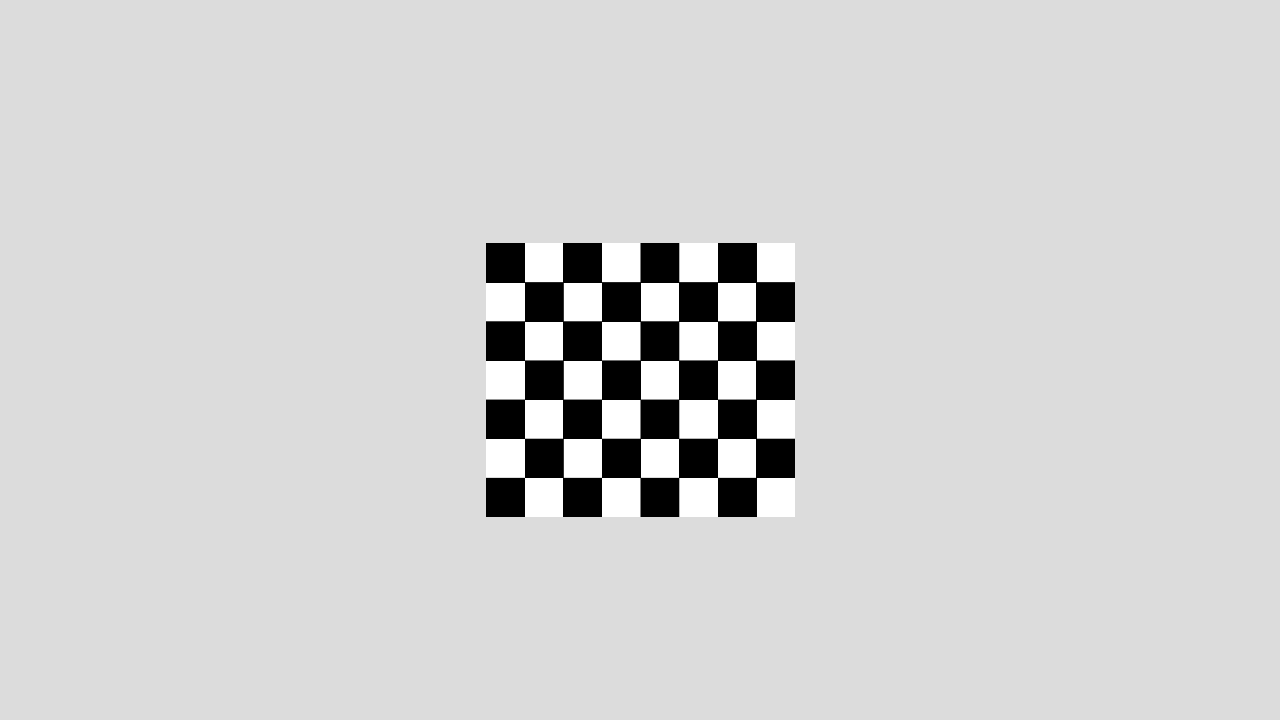
#> input picture aula_16_Calibracao/exemplos_em_python/dados_sinteticos/calib_01.png, 1280 x 720 px
$ python 06_grabcut_roi.py --imagem ../../aula_16_Calibracao/exemplos_em_python/dados_sinteticos/calib_01.png
#> lines starting #> are read from the running program, lines starting #| are printed output that depends on the picture; after the words box and inside, x2 and y2 are one past the last pixel; in counts of white or black regions, pixels touching at a corner belong together
"""Exemplo 06 — Segmentação de primeiro plano com GrabCut.

O retângulo inicial deve conter o objeto e uma pequena borda de fundo.
Uso: python exemplos/06_grabcut_roi.py --imagem dados/gerados/cena.png
"""

from __future__ import annotations

import argparse

import cv2
import numpy as np


def main() -> None:
    parser = argparse.ArgumentParser()
    parser.add_argument("--imagem", default="dados/gerados/cena.png")
    parser.add_argument("--x", type=int, default=45)
    parser.add_argument("--y", type=int, default=65)
    parser.add_argument("--largura", type=int, default=225)
    parser.add_argument("--altura", type=int, default=210)
    parser.add_argument("--iteracoes", type=int, default=5)
    args = parser.parse_args()

    imagem = cv2.imread(args.imagem)
#> imagem is the input picture: shape (720, 1280, 3); min 0, max 255, mean 211.3
    if imagem is None:
        raise FileNotFoundError(args.imagem)

    mascara = np.zeros(imagem.shape[:2], np.uint8)
    modelo_fundo = np.zeros((1, 65), np.float64)
    modelo_frente = np.zeros((1, 65), np.float64)
    retangulo = (args.x, args.y, args.largura, args.altura)

    cv2.grabCut(
        imagem,
        mascara,
        retangulo,
        modelo_fundo,
        modelo_frente,
        args.iteracoes,
        cv2.GC_INIT_WITH_RECT,
    )
    frente = np.where(
        (mascara == cv2.GC_FGD) | (mascara == cv2.GC_PR_FGD), 1, 0
    ).astype("uint8")
    resultado = imagem * frente[:, :, np.newaxis]
#> resultado: shape (720, 1280, 3); every value is 0

    cv2.imwrite("dados/gerados/mascara_grabcut.png", frente * 255)
    cv2.imwrite("dados/gerados/resultado_grabcut.png", resultado)
    print("Classes da máscara:", dict(zip(*np.unique(mascara, return_counts=True))))
#| Classes da máscara: {0: 874350, 2: 47250}
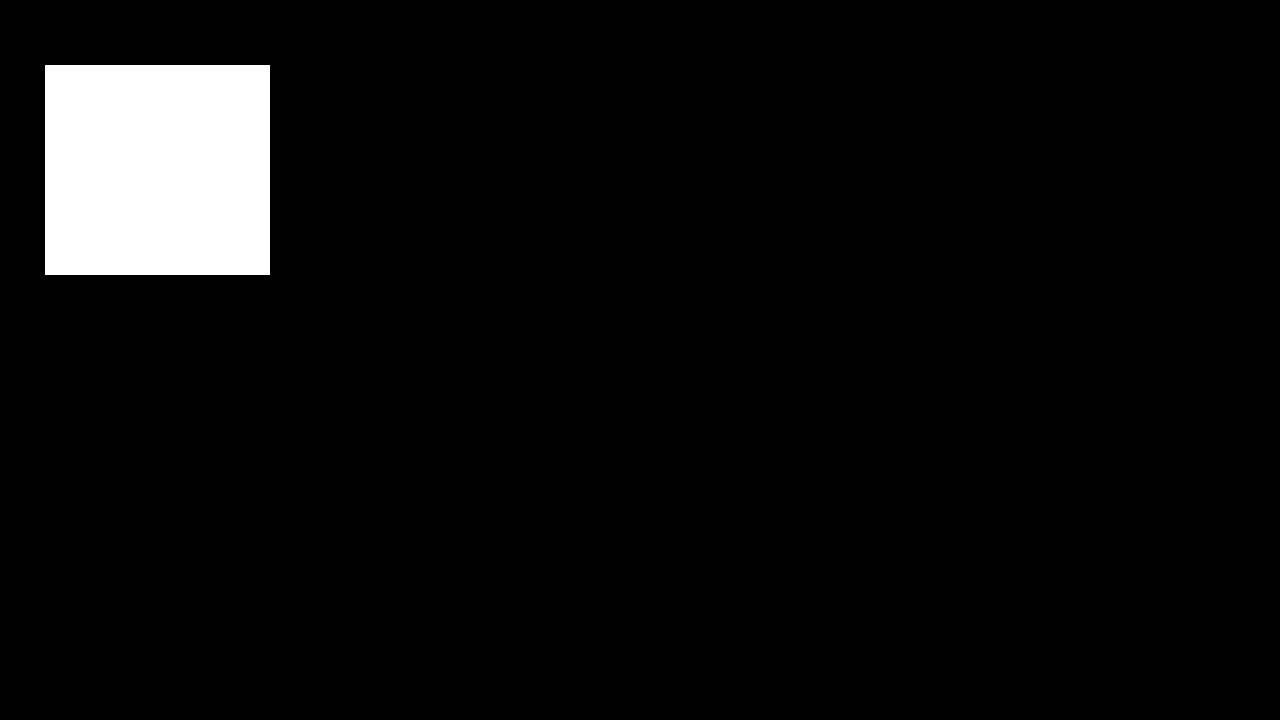
#> mascara: shape (720, 1280); values 0 (black) and 2 (white), 5.1% white; 1 white region, box (x1, y1, x2, y2) and area: (45, 65, 270, 275) 47250
    cv2.imshow("GrabCut", np.hstack([imagem, resultado]))
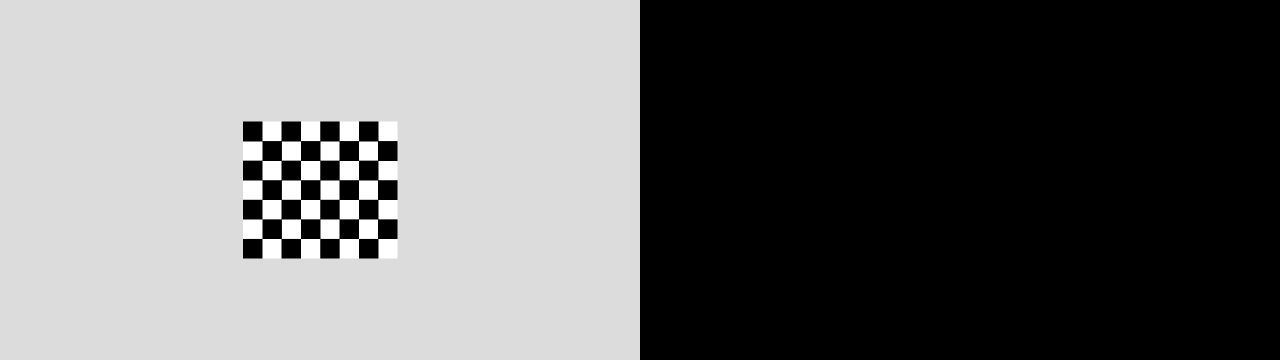
#> window 'GrabCut': shape (720, 2560, 3) (shown at 1/2 size); min 0, max 255, mean 105.6
    cv2.waitKey(0)
    cv2.destroyAllWindows()


if __name__ == "__main__":
    main()

$ run again, on aula_16_Calibracao/exemplos_em_python/dados_sinteticos/calib_05.png
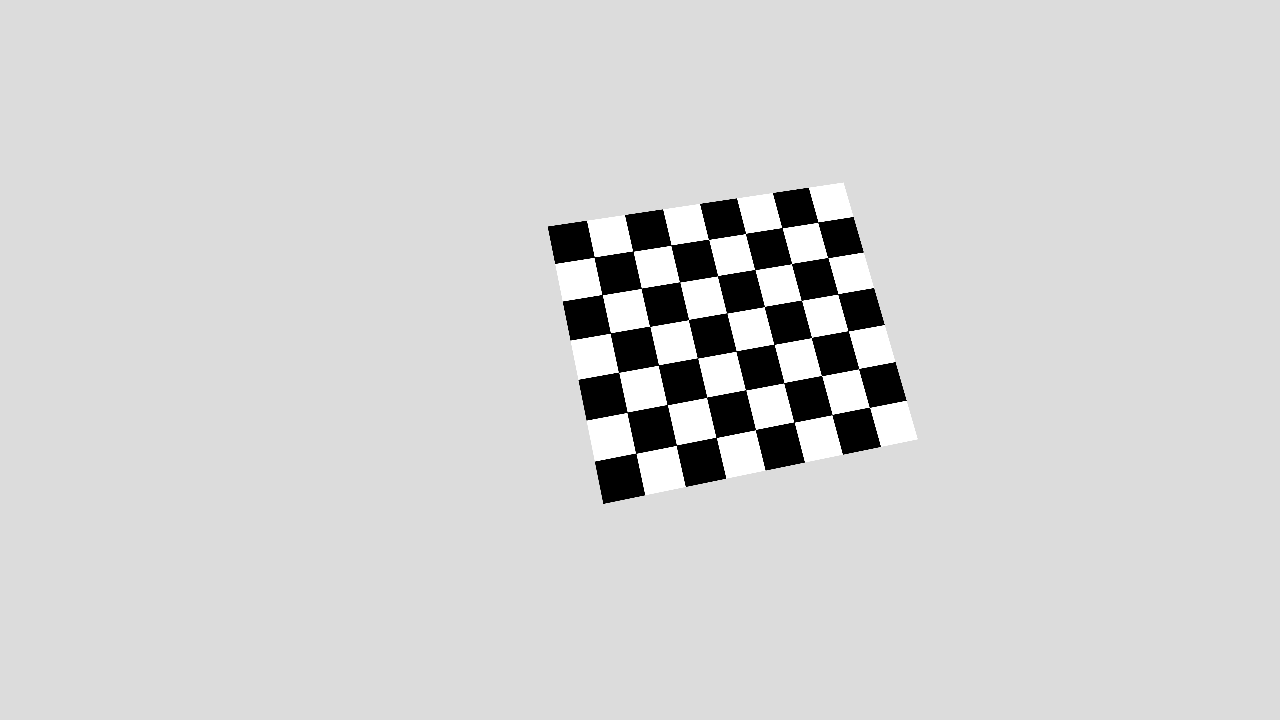
#> input picture aula_16_Calibracao/exemplos_em_python/dados_sinteticos/calib_05.png, 1280 x 720 px
#> in main, imagem is the input picture: shape (720, 1280, 3); min 0, max 255, mean 211.3
#> resultado: shape (720, 1280, 3); every value is 0
#| Classes da máscara: {0: 874350, 2: 47250}
#> mascara: shape (720, 1280); values 0 (black) and 2 (white), 5.1% white; 1 white region, box (x1, y1, x2, y2) and area: (45, 65, 270, 275) 47250
#> in main, `cv2.imshow("GrabCut", np.hstack([imagem, resultado]))`:
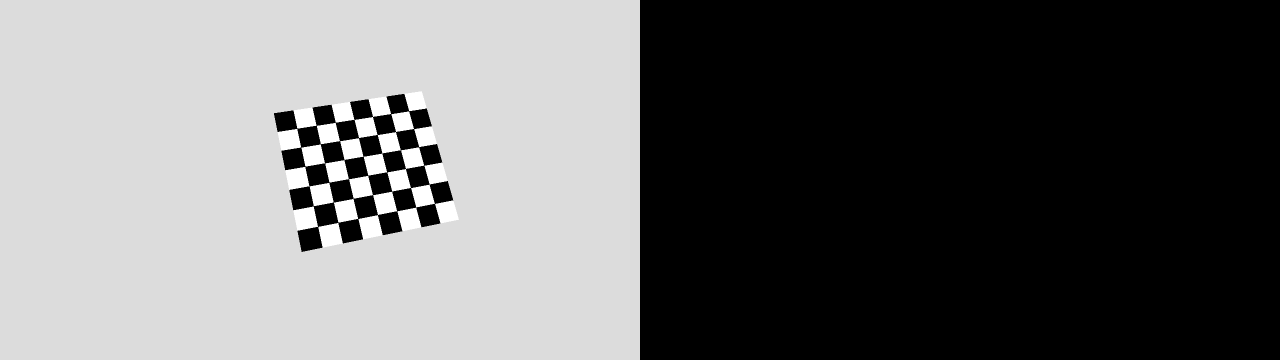
#> window 'GrabCut': shape (720, 2560, 3) (shown at 1/2 size); min 0, max 255, mean 105.6
